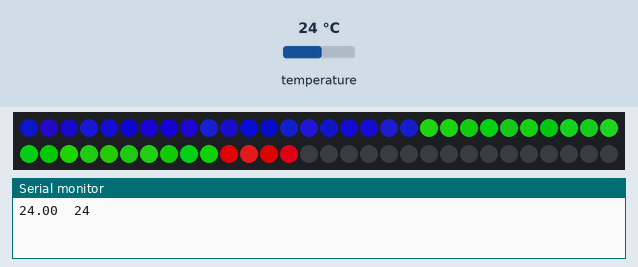
This sketch was run on a simulated Arduino Uno, built with avr-gcc and run on an emulated ATmega328P. On the bench: 60 RGB LEDs in strip order, left to right, continuing on the next row, the last lines printed to the serial monitor. The inputs (shaded band) are chosen by the test bench; at power-on: temperature 24 °C. Dim RGB values are drawn brighter than linear; random numbers use the default seed unless the sketch sets one.

Above: at 3.26 s.
3.3 s: temperature set to 12 °C
At 6.1 s:
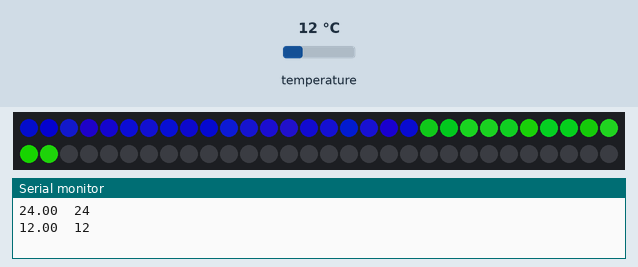
6.2 s: temperature set to 41 °C
At 8.8 s:
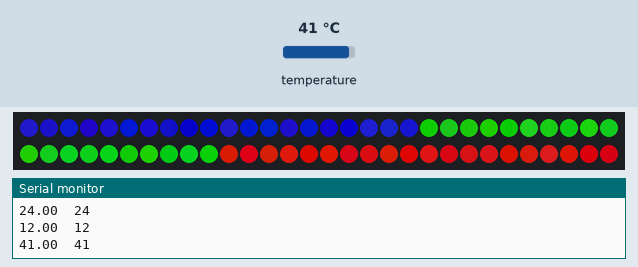

The sketch:

FreiaThermometer60.ino
```cpp
//FREIA thermometer, V. Ziemann, 221020
// DS18b20 1-wire temperature sensor
#include <OneWire.h>
#include <DallasTemperature.h>
#define ONE_WIRE_BUS 2  // pin 2
OneWire oneWire(ONE_WIRE_BUS);
DallasTemperature sensors(&oneWire);
#include <Adafruit_NeoPixel.h>
#define NUMPIXELS 60
#define PIN 6
Adafruit_NeoPixel pixels(NUMPIXELS, PIN, NEO_GRB + NEO_KHZ800);
void setup() {
  Serial.begin(115200); delay(2000);
  sensors.begin();
  pixels.begin();
}
void loop() {
  sensors.requestTemperatures();
  float temp=sensors.getTempCByIndex(0);
  int itemp=(int)temp;
  Serial.print(temp); Serial.print('\t'); Serial.println(itemp);
  pixels.clear();
  for (int k=0;k<20;k++) {  // incandescent mode
    for (int i=0;i<itemp+20;i++) {
      if (i<20) {
        pixels.setPixelColor(i, pixels.Color(random(20),random(20), 100+random(30)));
      } else if (i<40) {
        pixels.setPixelColor(i, pixels.Color(random(20),100+random(30), random(20)));
      } else {
        pixels.setPixelColor(i, pixels.Color(130+random(30),random(20), random(20)));
      }
 //     pixels.setPixelColor(i, pixels.Color(20+10*i+random(30),20, 100-10*i+random(30)));
     }
    pixels.show();
    delay(50);
  }
}
```
